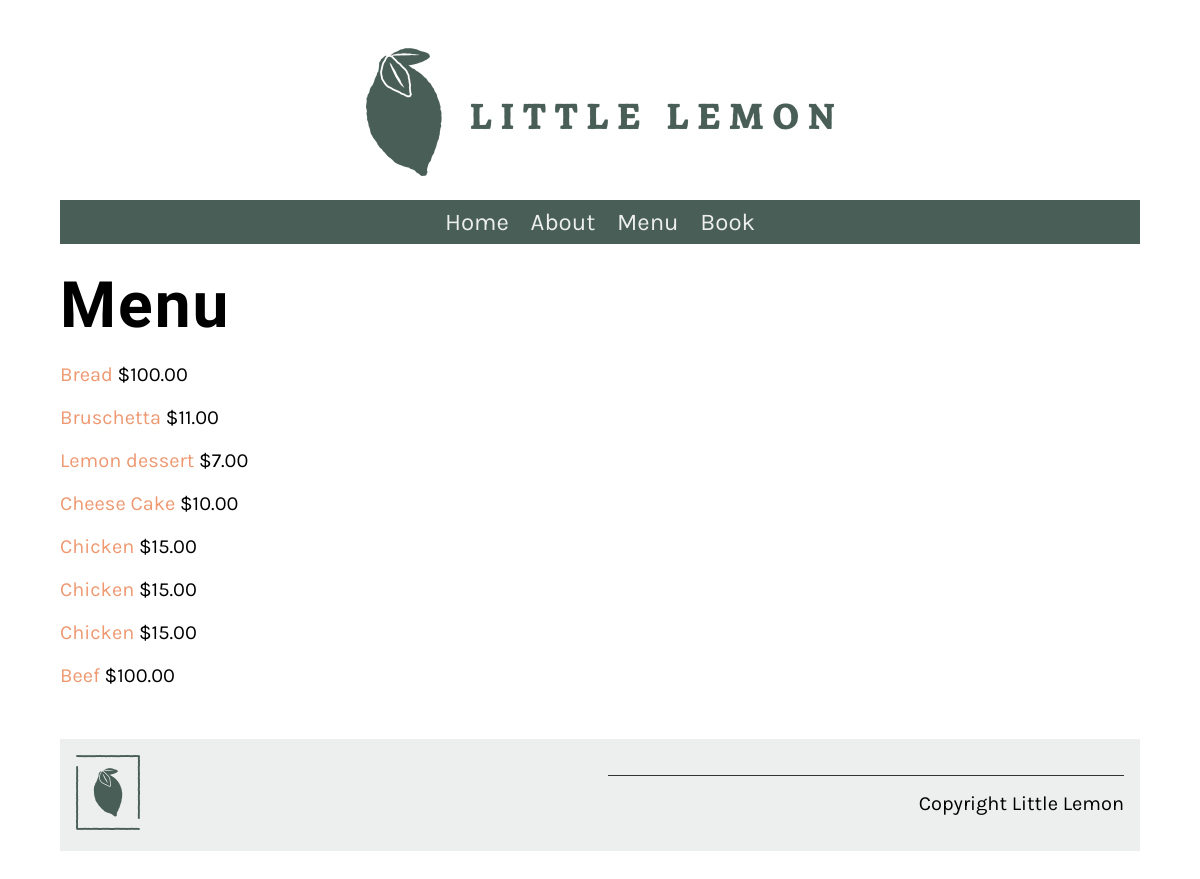
/menu/, run on an earlier commit of the app's database.
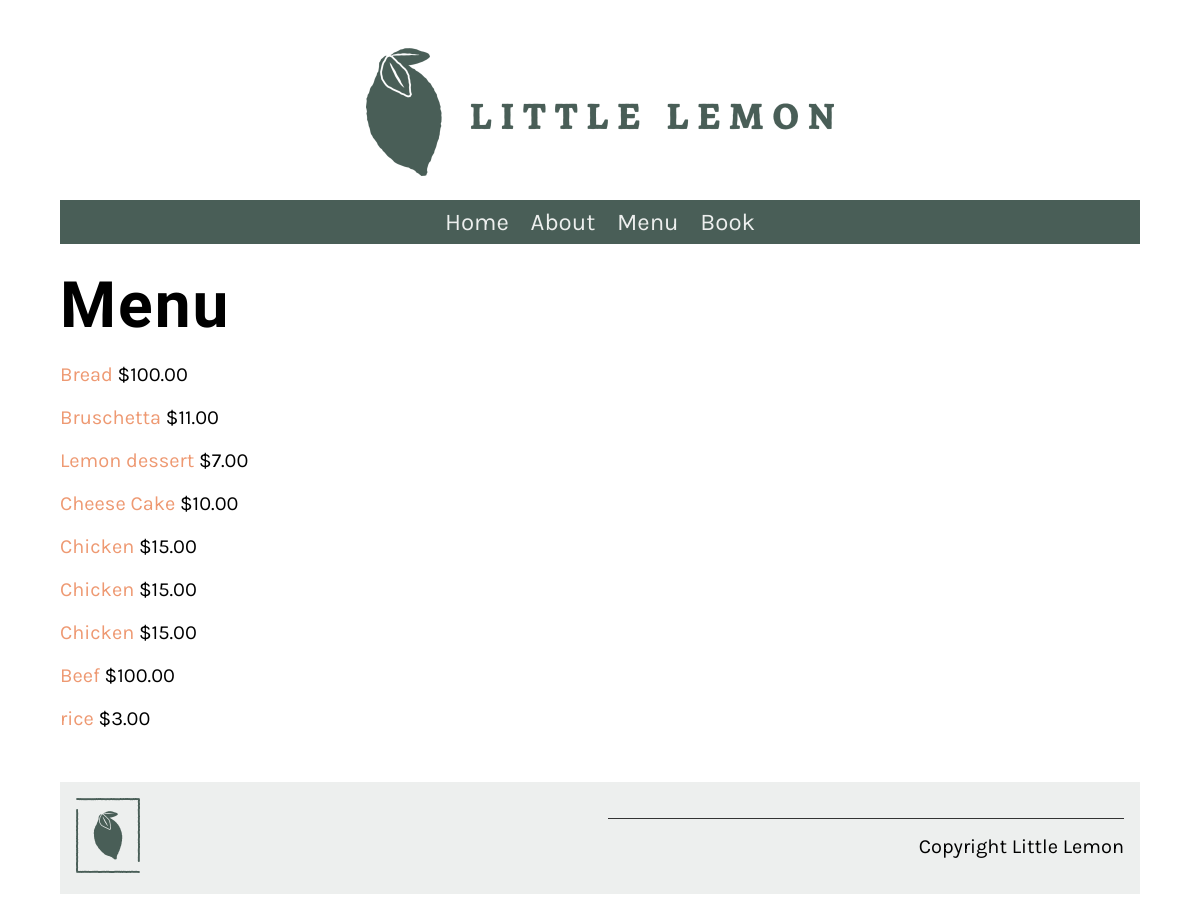
And on a later commit of the database.
### app/models.py (models this page shows, shortened)
class Menu(models.Model):
    name = models.CharField(max_length=50)
    price = models.IntegerField()
    description = models.CharField(max_length=1000,default="African Dish")

### app/views.py (the view)
# urls.py: path("menu/",views.menu,name="menu"),
def menu(request):
    menu_items = Menu.objects.all()
    menu_items_dict = {"menu_items":menu_items}
    return render(request,"menu.html",menu_items_dict)

### templates/menu.html (shortened to what this page needs)
{% extends "base.html" %}
{% load static % }
{% block content %}
<h1>Menu</h1>
<div class="column">
    {% for item in menu_items %}
    <p>
        <a href="{% url 'menu_item' pk=item.pk %}">
            {{ item.name }}
        </a>
        <span class="menu_price">
            ${{ item.price }}.00
        </span>
    </p>
    {% endfor %}
</div>

What changed in the data, as far as the page shows it:
added Menu: name "rice", price "3"
